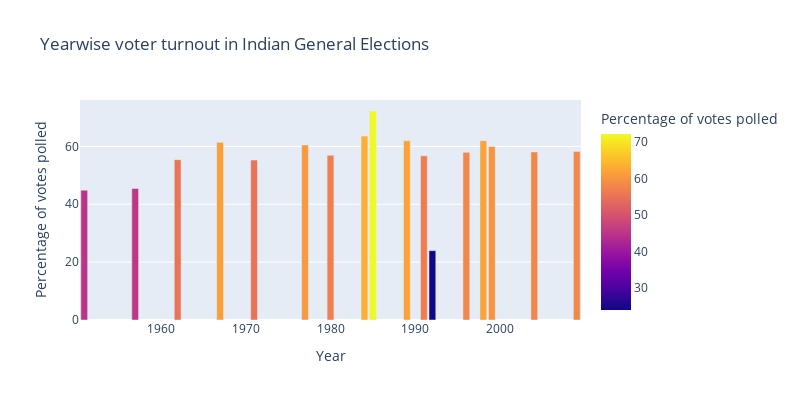

The cell this chart's notebook holds for it:
### Code cell
fig = px.bar(data, x=' Year', y='Percentage of votes polled', hover_data=['     Number of constituencies', 'Number of votes polled'], color='Percentage of votes polled',  height=400, width=800, title='Yearwise voter turnout in Indian General Elections')
fig.show()

### Figure 1 — Plotly figure (JSON) as saved in the notebook; plotly's stock layout.template omitted (floating-point values rounded to 4 significant figures)
{"data": [{"alignmentgroup": "True", "customdata": [[489, 105950083], [494, 120513915], [494, 119904284], [520, 152724611], [518, 151536802], [542, 194263915], [542, 202752893], [514, 241246887], [27, 15048076], [529, 309050495], [524, 282700942], [13, 3155523], [543, 343308090], [543, 375441739], [543, 371669282], [543, 389948330], [543, 417236311]], "hoverlabel": {"namelength": 0}, "hovertemplate": " Year=%{x}<br>Percentage of votes polled=%{marker.color}<br>     Number of constituencies=%{customdata[0]}<br>Number of votes polled=%{customdata[1]}", "legendgroup": "", "marker": {"color": [44.87, 45.44, 55.42, 61.4, 55.27, 60.49, 56.92, 63.56, 72.23, 61.95, 56.73, 23.96, 57.94, 61.97, 59.99, 58.07, 58.19], "coloraxis": "coloraxis"}, "name": "", "offsetgroup": "", "orientation": "v", "showlegend": false, "textposition": "auto", "type": "bar", "x": [1951, 1957, 1962, 1967, 1971, 1977, 1980, 1984, 1985, 1989, 1991, 1992, 1996, 1998, 1999, 2004, 2009], "xaxis": "x", "y": [44.87, 45.44, 55.42, 61.4, 55.27, 60.49, 56.92, 63.56, 72.23, 61.95, 56.73, 23.96, 57.94, 61.97, 59.99, 58.07, 58.19], "yaxis": "y"}], "layout": {"barmode": "relative", "coloraxis": {"colorbar": {"title": {"text": "Percentage of votes polled"}}, "colorscale": [[0, "#0d0887"], [0.1111, "#46039f"], [0.2222, "#7201a8"], [0.3333, "#9c179e"], [0.4444, "#bd3786"], [0.5556, "#d8576b"], [0.6667, "#ed7953"], [0.7778, "#fb9f3a"], [0.8889, "#fdca26"], [1, "#f0f921"]]}, "height": 400, "legend": {"tracegroupgap": 0}, "title": {"text": "Yearwise voter turnout in Indian General Elections"}, "width": 800, "xaxis": {"anchor": "y", "domain": [0, 1], "title": {"text": " Year"}}, "yaxis": {"anchor": "x", "domain": [0, 1], "title": {"text": "Percentage of votes polled"}}}}
